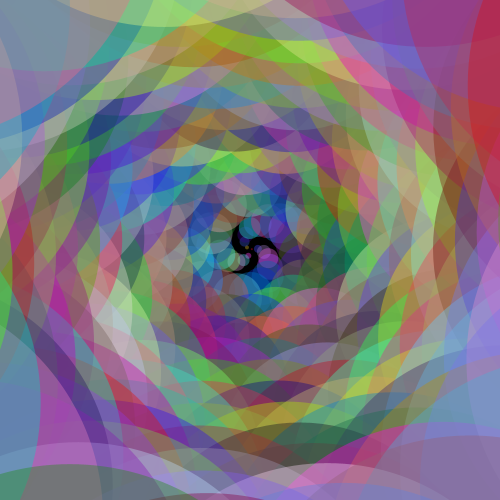
Frame 1 (no input)
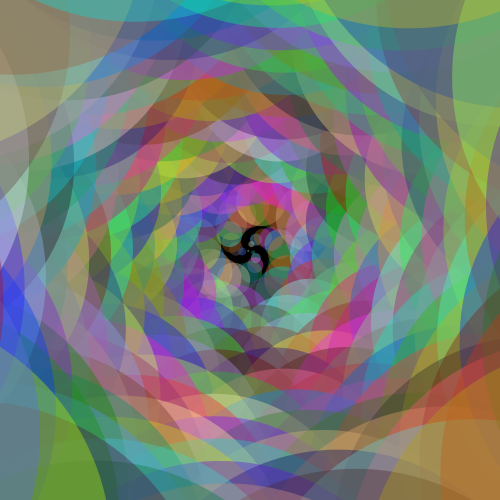
Frame 60 (the mouse pressed at the canvas centre just before this capture)
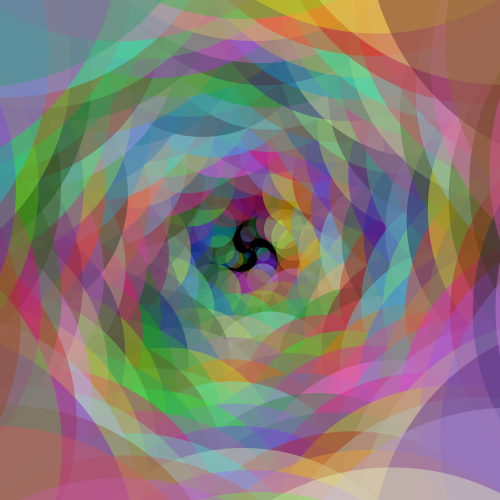
Frame 120 (the mouse held since frame 60 and released just before this capture)

The Processing sketch that drew these frames (run headless with seeded random() and noise(); from frame 60 on, the mouse is pressed at the canvas centre):

// Processing sketch: processing_29624
// ── processing_29624.pde

Kc [] kcs = new Kc [250];
 
void setup () {
size (500, 500);
 
for (int i=0; i <kcs.length; i++) {
int m = 2*i; // radius of the circle
float t = 0.003*i;

int r =int(random(0,255));
int g = int(random(0,255)); 
int b = int(random(0,255)); 
fill (r,g,b);
kcs[i] = new Kc (m, m, 50, r,g,b);
}
}
 
void draw () {
background (0);
for (int i = 0; i < kcs.length; i++) {
kcs[i].move();
}
}
 
class Kc {
 
float a; 
int m; 
float t;
int r;
int g;
int b;
//constructor

Kc (float tempA, int tempM,float tempT, int tempR, int tempG, int tempB) {
a = tempA;
m = tempM;
t = tempT;
r= tempR;
g = tempG;
b = tempB;
}
 

 
void move () {
  frameRate(10);
int r =int(random(0,255));
int g = int(random(0,255)); 
int b = int(random(0,255)); 
fill (r,g,b,100);
noStroke();
ellipse (width/2 + sin(a)*m, height/2 + cos(a)*m,m,m);

a += t;
 

}
}
